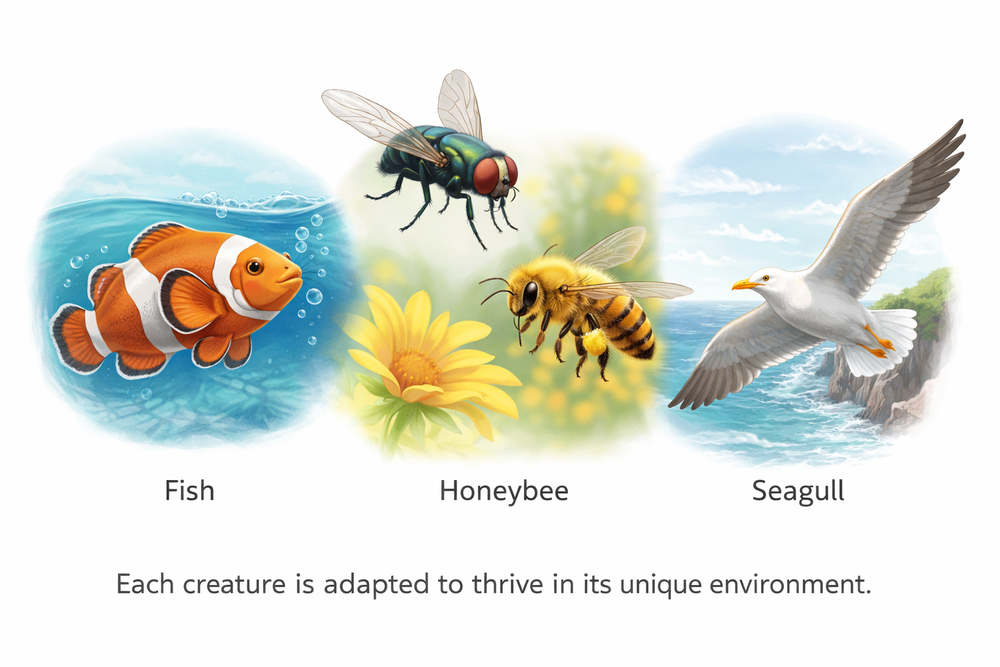
#> input picture cv/teamB/temp_image3.png, 1000 x 667 px, shrunk from 1536 x 1024 before the run
$ python -i detect.py   (imports and definitions only)
#> lines starting #> are read from the running program, lines starting #| are printed output that depends on the picture; after the words box and inside, x2 and y2 are one past the last pixel; in counts of white or black regions, pixels touching at a corner belong together
import cv2

# parameters
MIN_AREA = 5
MAX_AREA = 500


def detect_objects(image_path):
    """
    Detect objects using contour detection
    Returns: list of bounding boxes
    """
#> called with image_path = '../temp_image3.png'

    img = cv2.imread(str(image_path))
#> img is the input picture: shape (667, 1000, 3); mean B, G, R 217.3, 225.7, 222
    if img is None:
        raise FileNotFoundError(f"Cannot read: {image_path}")

    # grayscale + blur
    gray = cv2.cvtColor(img, cv2.COLOR_BGR2GRAY)
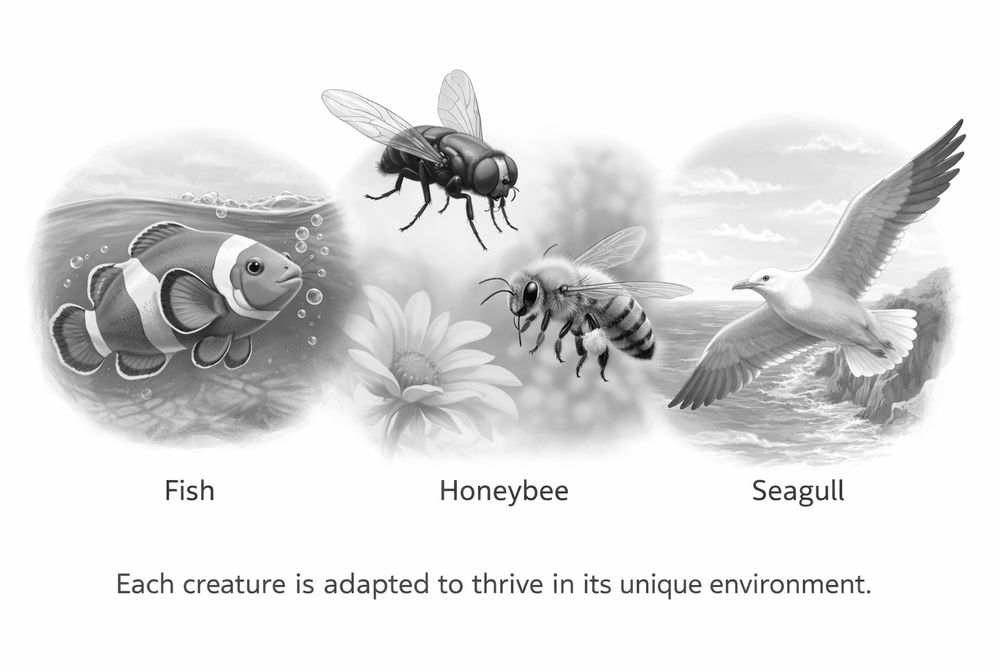
#> gray: shape (667, 1000); min 1, max 255, mean 223.6
    blurred = cv2.GaussianBlur(gray, (5, 5), 0)

    # threshold
    thresh = cv2.adaptiveThreshold(
        blurred,
        255,
        cv2.ADAPTIVE_THRESH_GAUSSIAN_C,
        cv2.THRESH_BINARY_INV,
        11,
        2
    )
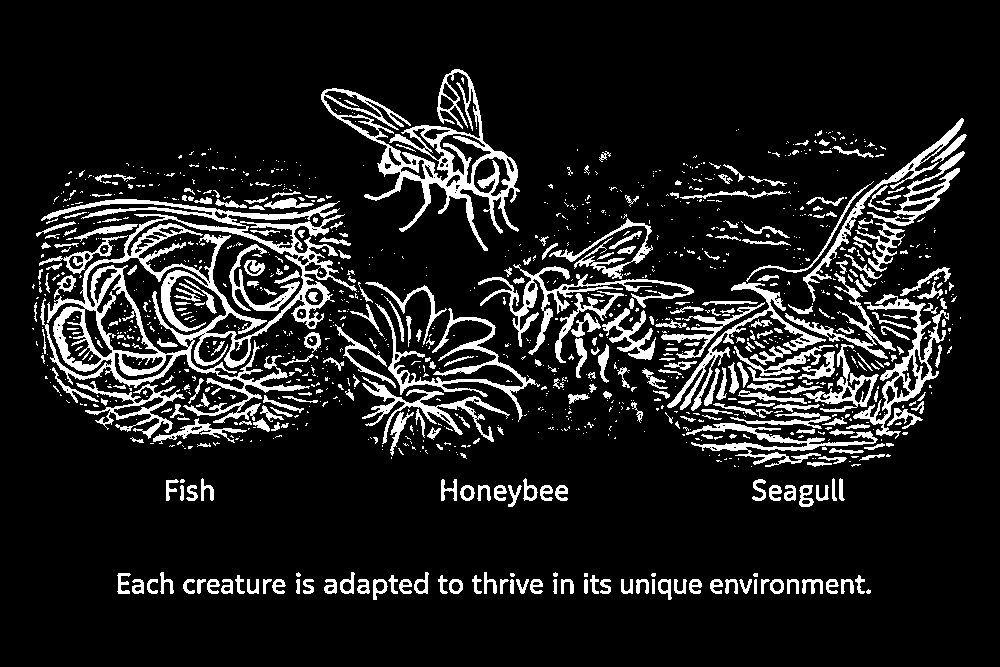
#> thresh: shape (667, 1000); 12.2% white; 1262 white regions (912 under 20 px)

    # contours
    contours, _ = cv2.findContours(
        thresh,
        cv2.RETR_EXTERNAL,
        cv2.CHAIN_APPROX_SIMPLE
    )
#> contours = 1146 contours, 904 with area under 20; largest, box (x1, y1, x2, y2) and area: (40, 199, 357, 423) 33076, (321, 69, 520, 251) 9364, (853, 294, 949, 439) 2748, (478, 264, 694, 355) 2035, (375, 303, 540, 422) 1916

    detections = []

    for cnt in contours:
        area = cv2.contourArea(cnt)

        if MIN_AREA <= area <= MAX_AREA:
            x, y, w, h = cv2.boundingRect(cnt)

            detections.append({
                "x": int(x),
                "y": int(y),
                "w": int(w),
                "h": int(h)
            })
#> this loop made 1146 passes
#> (cnt, area, x, y, w, h) on pass 15: ([[652, 579], [652, 593], [654, 593], [654, 579]], 28, 652, 579, 3, 15)
#> (area, x, y, w, h) on passes 2 to 7: (78, 841, 579, 13, 15), (101, 826, 579, 13, 15), (124.5, 802, 579, 21, 15), (70, 787, 579, 12, 15), (154.5, 770, 579, 14, 15), (41.5, 761, 579, 9, 15)
#> after the loop, detections = 407 items

    return detections

>>> result = detect_objects('../temp_image3.png')
#> result = 407 items
